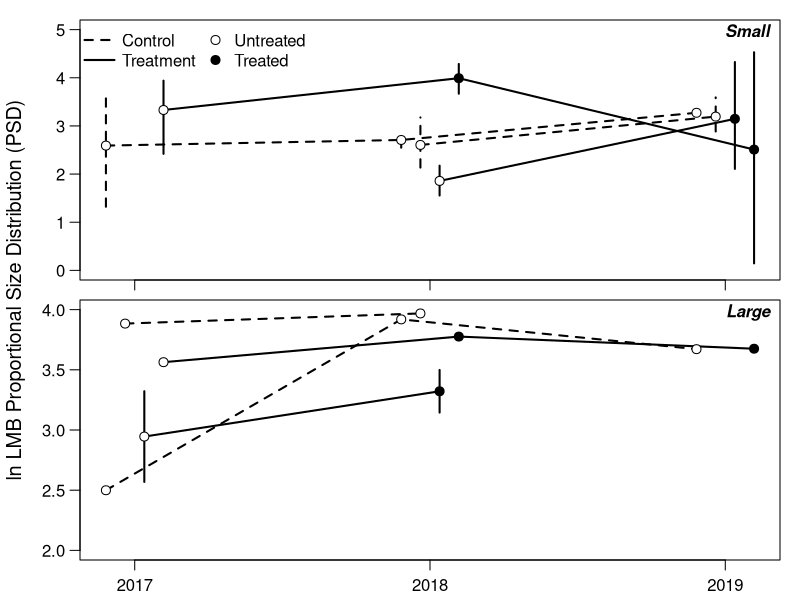

Write R code to recreate this figure.

dat = read.csv("lmb_output.csv")
dat$new = ifelse(dat$lake %in% c("drummond3", "lm", "promise", "mark"), 1, 0)
dat$drop = ifelse(dat$lake %in% c("lee county lake", "barbour county lake", "washington county lake"), 1, 0)
dat$psd_q = log(dat$psd_q + 1)

yvar = "psd_q"

datsub = dat[,c("year", "type", "times_treat", "size_class", "new", "drop", yvar)]

library(dplyr)

plot_dat_sml = datsub %>% filter(size_class == "small") %>%
  group_by(year, type, new, times_treat) %>%
  summarize(
    mn = mean(psd_q, na.rm = T),
    lwr = quantile(psd_q, 0.025, na.rm = T),
    upr = quantile(psd_q, 0.975, na.rm = T)
    ) %>% ungroup
plot_dat_big = datsub %>% filter(size_class == "big") %>%
  group_by(year, type, drop, times_treat) %>%
  summarize(
    mn = mean(psd_q, na.rm = T),
    lwr = quantile(psd_q, 0.025, na.rm = T),
    upr = quantile(psd_q, 0.975, na.rm = T)
    ) %>% ungroup

plot_dat_sml$year = as.numeric(plot_dat_sml$year)
plot_dat_big$year = as.numeric(plot_dat_big$year)

off_c1 = -0.0975
off_c2 = -0.0325
off_t2 = 0.0325
off_t1 = 0.0975
ppi = 600
png("lmb_psd.png", h = 7 * ppi, w = 4 * ppi, res = ppi)

# small lakes
par(mfrow = c(2,1), mar = c(0.5,1,0.5,1), oma = c(1.5,3,0.5,0), cex.axis = 1, cex.lab = 1.2, mgp = c(1,0.75,0))
plot(1,1, type = "n", xlim = c(2017,2019) + range(c(off_c1, off_c2, off_t1, off_t2)), ylim = c(0,5),
     xaxt = "n", las = 1, ylab = "")
usr = par("usr"); xdiff = usr[2] - usr[1]; ydiff = usr[4] - usr[3]
text(x = usr[2] - xdiff * 0, y = usr[4] - ydiff * 0.05, pos = 2, "Small", font = 4)

# controls (not new entries)
ind = c(1,3,7)
lines(mn ~ I(year + off_c1), data = plot_dat_sml[ind,], lwd = 2, lty = 2, type = "l")
with(plot_dat_sml[ind,], segments(I(year + off_c1), lwr, I(year + off_c1), upr, lty = 2, lwd = 2))
points(mn ~ I(year + off_c1), data = plot_dat_sml[ind,], pch = 21, bg = "white", cex = 1.2)

# treats (not new entries)
ind = c(2,6,10)
lines(mn ~ I(year + off_t1), data = plot_dat_sml[ind,], lwd = 2, type = "l")
with(plot_dat_sml[ind,], segments(I(year + off_t1), lwr, I(year + off_t1), upr, lwd = 2))
points(mn ~ I(year + off_t1), data = plot_dat_sml[ind,], pch = 21, bg = c("white", "black", "black"), cex = 1.2)

# controls (new entry 2018)
ind = c(4,8)
lines(mn ~ I(year + off_c2), data = plot_dat_sml[ind,], lwd = 2, lty = 2, type = "l")
with(plot_dat_sml[ind,], segments(I(year + off_c2), lwr, I(year + off_c2), upr, lty = 2, lwd = 2))
points(mn ~ I(year + off_c2), data = plot_dat_sml[ind,], pch = 21, bg = "white", cex = 1.2)

# treats (new entry 2018)
ind = c(5,9)
lines(mn ~ I(year + off_t2), data = plot_dat_sml[ind,], lwd = 2, type = "l")
with(plot_dat_sml[ind,], segments(I(year + off_t2), lwr, I(year + off_t2), upr, lwd = 2))
points(mn ~ I(year + off_t2), data = plot_dat_sml[ind,], pch = 21, bg = c("white", "black"), cex = 1.2)

axis(side = 1, at = 2017:2019, labels = rep("", 3))
legend("topleft", legend = c("Control", "Treatment", "Untreated", "Treated"), ncol = 2,
       pch = c(NA, NA, 21, 21), pt.cex = c(NA, NA, 1.2, 1.2), pt.bg = c(NA, NA, "white", "black"),
       bty = "n", lty = c(2,1,NA,NA), lwd = c(2,2,NA,NA), x.intersp = c(0.5, 0.5, 0.25, 0.25))

# big lakes
plot_dat_big
plot(1,1, type = "n", xlim = c(2017,2019) + range(c(off_c1, off_c2, off_t1, off_t2)), ylim = c(2,4),
     xaxt = "n", las = 1, ylab = "")
usr = par("usr"); xdiff = usr[2] - usr[1]; ydiff = usr[4] - usr[3]
text(x = usr[2] - xdiff * 0, y = usr[4] - ydiff * 0.05, pos = 2, "Large", font = 4)

# treats (not new entries)
ind = c(3,7,10)
lines(mn ~ I(year + off_t1), data = plot_dat_big[ind,], lwd = 2, type = "l")
with(plot_dat_big[ind,], segments(I(year + off_t1), lwr, I(year + off_t1), upr, lwd = 2))
points(mn ~ I(year + off_t1), data = plot_dat_big[ind,], pch = 21, bg = c("white", "black", "black"), cex = 1.2)

# controls (new entry 2018)
ind = c(2,6)
lines(mn ~ I(year + off_c2), data = plot_dat_big[ind,], lwd = 2, lty = 2, type = "l")
with(plot_dat_big[ind,], segments(I(year + off_c2), lwr, I(year + off_c2), upr, lty = 2, lwd = 2))
points(mn ~ I(year + off_c2), data = plot_dat_big[ind,], pch = 21, bg = "white", cex = 1.2)

# treats (new entry 2018)
ind = c(4,8)
lines(mn ~ I(year + off_t2), data = plot_dat_big[ind,], lwd = 2, type = "l")
with(plot_dat_big[ind,], segments(I(year + off_t2), lwr, I(year + off_t2), upr, lwd = 2))
points(mn ~ I(year + off_t2), data = plot_dat_big[ind,], pch = 21, bg = c("white", "black"), cex = 1.2)

# controls (not new entries)
ind = c(1,5,9)
lines(mn ~ I(year + off_c1), data = plot_dat_big[ind,], lwd = 2, lty = 2, type = "l")
with(plot_dat_big[ind,], segments(I(year + off_c1), lwr, I(year + off_c1), upr, lty = 2, lwd = 2))
points(mn ~ I(year + off_c1), data = plot_dat_big[ind,], pch = 21, bg = "white", cex = 1.2)

axis(side = 1, at = 2017:2019, labels = 2017:2019)
mtext(side = 2, outer = T, "ln LMB Proportional Size Distribution (PSD)", line = 1.75, cex = 1.2) 
dev.off()
